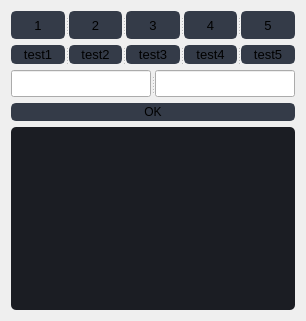
                  <widget class="QWidget" name="page_laba1">
                   <layout class="QGridLayout" name="gridLayout_8" rowstretch="2,1,1,0,13">
                    <item row="0" column="0">
                     <widget class="QSplitter" name="splitter">
                      <property name="orientation">
                       <enum>Qt::Horizontal</enum>
                      </property>
                      <widget class="QPushButton" name="pushButton_2">
                       <property name="enabled">
                        <bool>true</bool>
                       </property>
                       <property name="font">
                        <font>
                         <family>Segoe UI</family>
                         <pointsize>10</pointsize>
                        </font>
                       </property>
                       <property name="styleSheet">
                        <string notr="true">QPushButton {
	border: 2px solid rgb(52, 59, 72);
	border-radius: 5px;	
	background-color: rgb(52, 59, 72);
}
QPushButton:hover {
	background-color: rgb(57, 65, 80);
	border: 2px solid rgb(61, 70, 86);
}
QPushButton:pressed {	
	background-color: rgb(35, 40, 49);
	border: 2px solid rgb(43, 50, 61);
}
QPushButton:disabled{
	background-color: rgb(57, 65, 80);
	border: 2px solid rgb(61, 70, 86);
}</string>
                       </property>
                       <property name="text">
                        <string>1</string>
                       </property>
                      </widget>
                      <widget class="QPushButton" name="pushButton_9">
                       <property name="font">
                        <font>
                         <family>Segoe UI</family>
                         <pointsize>10</pointsize>
                        </font>
                       </property>
                       <property name="styleSheet">
                        <string notr="true">QPushButton {
	border: 2px solid rgb(52, 59, 72);
	border-radius: 5px;	
	background-color: rgb(52, 59, 72);
}
QPushButton:hover {
	background-color: rgb(57, 65, 80);
	border: 2px solid rgb(61, 70, 86);
}
QPushButton:pressed {	
	background-color: rgb(35, 40, 49);
	border: 2px solid rgb(43, 50, 61);
}
QPushButton:disabled{
	background-color: rgb(57, 65, 80);
	border: 2px solid rgb(61, 70, 86);
}</string>
                       </property>
                       <property name="text">
                        <string>2</string>
                       </property>
                      </widget>
                      <widget class="QPushButton" name="pushButton_10">
                       <property name="font">
                        <font>
                         <family>Segoe UI</family>
                         <pointsize>10</pointsize>
                        </font>
                       </property>
                       <property name="styleSheet">
                        <string notr="true">QPushButton {
	border: 2px solid rgb(52, 59, 72);
	border-radius: 5px;	
	background-color: rgb(52, 59, 72);
}
QPushButton:hover {
	background-color: rgb(57, 65, 80);
	border: 2px solid rgb(61, 70, 86);
}
QPushButton:pressed {	
	background-color: rgb(35, 40, 49);
	border: 2px solid rgb(43, 50, 61);
}
QPushButton:disabled{
	background-color: rgb(57, 65, 80);
	border: 2px solid rgb(61, 70, 86);
}</string>
                       </property>
                       <property name="text">
                        <string>3</string>
                       </property>
                      </widget>
                      <widget class="QPushButton" name="pushButton_11">
                       <property name="font">
                        <font>
                         <family>Segoe UI</family>
                         <pointsize>10</pointsize>
                        </font>
                       </property>
                       <property name="styleSheet">
                        <string notr="true">QPushButton {
	border: 2px solid rgb(52, 59, 72);
	border-radius: 5px;	
	background-color: rgb(52, 59, 72);
}
QPushButton:hover {
	background-color: rgb(57, 65, 80);
	border: 2px solid rgb(61, 70, 86);
}
QPushButton:pressed {	
	background-color: rgb(35, 40, 49);
	border: 2px solid rgb(43, 50, 61);
}
QPushButton:disabled{
	background-color: rgb(57, 65, 80);
	border: 2px solid rgb(61, 70, 86);
}</string>
                       </property>
                       <property name="text">
                        <string>4</string>
                       </property>
                      </widget>
                      <widget class="QPushButton" name="pushButton_12">
                       <property name="font">
                        <font>
                         <family>Segoe UI</family>
                         <pointsize>10</pointsize>
                        </font>
                       </property>
                       <property name="styleSheet">
                        <string notr="true">QPushButton {
	border: 2px solid rgb(52, 59, 72);
	border-radius: 5px;	
	background-color: rgb(52, 59, 72);
}
QPushButton:hover {
	background-color: rgb(57, 65, 80);
	border: 2px solid rgb(61, 70, 86);
}
QPushButton:pressed {	
	background-color: rgb(35, 40, 49);
	border: 2px solid rgb(43, 50, 61);
}
QPushButton:disabled{
	background-color: rgb(57, 65, 80);
	border: 2px solid rgb(61, 70, 86);
}</string>
                       </property>
                       <property name="text">
                        <string>5</string>
                       </property>
                      </widget>
                     </widget>
                    </item>
                    <item row="1" column="0">
                     <widget class="QSplitter" name="splitter_2">
                      <property name="orientation">
                       <enum>Qt::Horizontal</enum>
                      </property>
                      <widget class="QPushButton" name="pushButton_20">
                       <property name="font">
                        <font>
                         <family>Segoe UI</family>
                         <pointsize>10</pointsize>
                        </font>
                       </property>
                       <property name="styleSheet">
                        <string notr="true">QPushButton {
	border: 2px solid rgb(52, 59, 72);
	border-radius: 5px;	
	background-color: rgb(52, 59, 72);
}
QPushButton:hover {
	background-color: rgb(57, 65, 80);
	border: 2px solid rgb(61, 70, 86);
}
QPushButton:pressed {	
	background-color: rgb(35, 40, 49);
	border: 2px solid rgb(43, 50, 61);
}</string>
                       </property>
                       <property name="text">
                        <string>test1</string>
                       </property>
                      </widget>
                      <widget class="QPushButton" name="pushButton_21">
                       <property name="font">
                        <font>
                         <family>Segoe UI</family>
                         <pointsize>10</pointsize>
                        </font>
                       </property>
                       <property name="styleSheet">
                        <string notr="true">QPushButton {
	border: 2px solid rgb(52, 59, 72);
	border-radius: 5px;	
	background-color: rgb(52, 59, 72);
}
QPushButton:hover {
	background-color: rgb(57, 65, 80);
	border: 2px solid rgb(61, 70, 86);
}
QPushButton:pressed {	
	background-color: rgb(35, 40, 49);
	border: 2px solid rgb(43, 50, 61);
}</string>
                       </property>
                       <property name="text">
                        <string>test2</string>
                       </property>
                      </widget>
                      <widget class="QPushButton" name="pushButton_22">
                       <property name="font">
                        <font>
                         <family>Segoe UI</family>
                         <pointsize>10</pointsize>
                        </font>
                       </property>
                       <property name="styleSheet">
                        <string notr="true">QPushButton {
	border: 2px solid rgb(52, 59, 72);
	border-radius: 5px;	
	background-color: rgb(52, 59, 72);
}
QPushButton:hover {
	background-color: rgb(57, 65, 80);
	border: 2px solid rgb(61, 70, 86);
}
QPushButton:pressed {	
	background-color: rgb(35, 40, 49);
	border: 2px solid rgb(43, 50, 61);
}</string>
                       </property>
                       <property name="text">
                        <string>test3</string>
                       </property>
                      </widget>
                      <widget class="QPushButton" name="pushButton_23">
                       <property name="font">
                        <font>
                         <family>Segoe UI</family>
                         <pointsize>10</pointsize>
                        </font>
                       </property>
                       <property name="styleSheet">
                        <string notr="true">QPushButton {
	border: 2px solid rgb(52, 59, 72);
	border-radius: 5px;	
	background-color: rgb(52, 59, 72);
}
QPushButton:hover {
	background-color: rgb(57, 65, 80);
	border: 2px solid rgb(61, 70, 86);
}
QPushButton:pressed {	
	background-color: rgb(35, 40, 49);
	border: 2px solid rgb(43, 50, 61);
}</string>
                       </property>
                       <property name="text">
                        <string>test4</string>
                       </property>
                      </widget>
                      <widget class="QPushButton" name="pushButton_24">
                       <property name="font">
                        <font>
                         <family>Segoe UI</family>
                         <pointsize>10</pointsize>
                        </font>
                       </property>
                       <property name="styleSheet">
                        <string notr="true">QPushButton {
	border: 2px solid rgb(52, 59, 72);
	border-radius: 5px;	
	background-color: rgb(52, 59, 72);
}
QPushButton:hover {
	background-color: rgb(57, 65, 80);
	border: 2px solid rgb(61, 70, 86);
}
QPushButton:pressed {	
	background-color: rgb(35, 40, 49);
	border: 2px solid rgb(43, 50, 61);
}</string>
                       </property>
                       <property name="text">
                        <string>test5</string>
                       </property>
                      </widget>
                     </widget>
                    </item>
                    <item row="2" column="0">
                     <widget class="QSplitter" name="splitter_3">
                      <property name="orientation">
                       <enum>Qt::Horizontal</enum>
                      </property>
                      <widget class="QSplitter" name="splitter_4">
                       <property name="orientation">
                        <enum>Qt::Horizontal</enum>
                       </property>
                       <widget class="QLineEdit" name="lineEdit_2">
                        <property name="font">
                         <font>
                          <family>Segoe UI</family>
                          <pointsize>12</pointsize>
                         </font>
                        </property>
                       </widget>
                       <widget class="QLineEdit" name="lineEdit_3">
                        <property name="font">
                         <font>
                          <family>Segoe UI</family>
                          <pointsize>12</pointsize>
                         </font>
                        </property>
                       </widget>
                      </widget>
                     </widget>
                    </item>
                    <item row="3" column="0">
                     <widget class="QPushButton" name="pushButton_25">
                      <property name="font">
                       <font>
                        <family>Segoe UI</family>
                        <pointsize>9</pointsize>
                       </font>
                      </property>
                      <property name="styleSheet">
                       <string notr="true">QPushButton {
	border: 2px solid rgb(52, 59, 72);
	border-radius: 5px;	
	background-color: rgb(52, 59, 72);
}
QPushButton:hover {
	background-color: rgb(57, 65, 80);
	border: 2px solid rgb(61, 70, 86);
}
QPushButton:pressed {	
	background-color: rgb(35, 40, 49);
	border: 2px solid rgb(43, 50, 61);
}</string>
                      </property>
                      <property name="text">
                       <string>OK</string>
                      </property>
                     </widget>
                    </item>
                    <item row="4" column="0">
                     <widget class="QTextEdit" name="textEdit">
                      <property name="font">
                       <font>
                        <family>Segoe UI</family>
                        <pointsize>12</pointsize>
                       </font>
                      </property>
                      <property name="styleSheet">
                       <string notr="true">QTextEdit {
	background-color: rgb(27, 29, 35);
	border-radius: 5px;
	padding: 10px;
}
QTextEdit:hover {
	border: 2px solid rgb(64, 71, 88);
}
QTextEdit:focus {
	border: 2px solid rgb(91, 101, 124);
}</string>
                      </property>
                     </widget>
                    </item>
                   </layout>
                  </widget>
